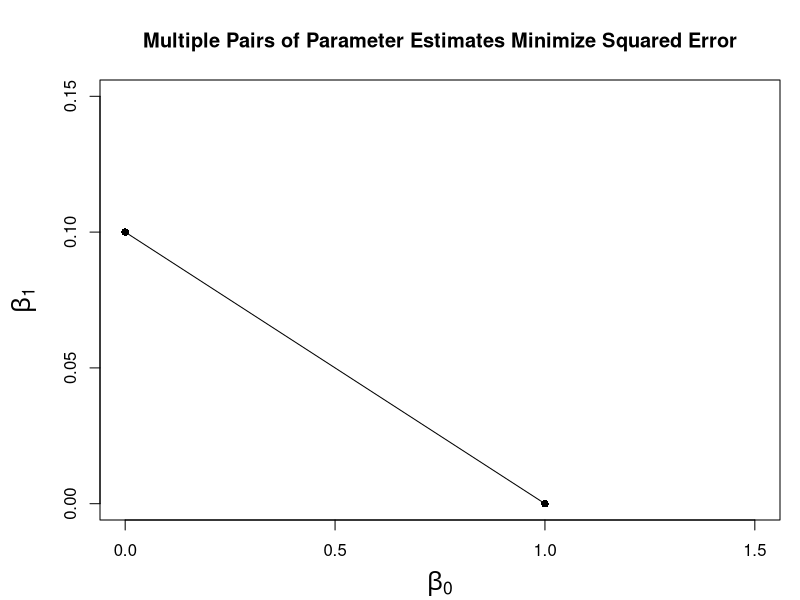

Write the R code that produced this figure.
#Plot for HW 5 Answers

bo <- seq(from=0,to=1.5,length=1000)
b1 <- seq(from=0,to=.15, length=1000)
pdf(file="hw6answers.pdf", width=7.5, height=5,)
par(mar=c(4,5,4,1))
plot(x=bo,y=b1, type='n', main="Multiple Pairs of Parameter Estimates Minimize Squared Error", xlim=c(0,1.5), xlab=expression(beta[0]), ylab=expression(beta[1]), cex.lab=1.5)
lines(x=c(0,1), y=c(.1,0))
points(x=0,y=.1, pch=16)
points(x=1,y=0, pch=16)
dev.off()
